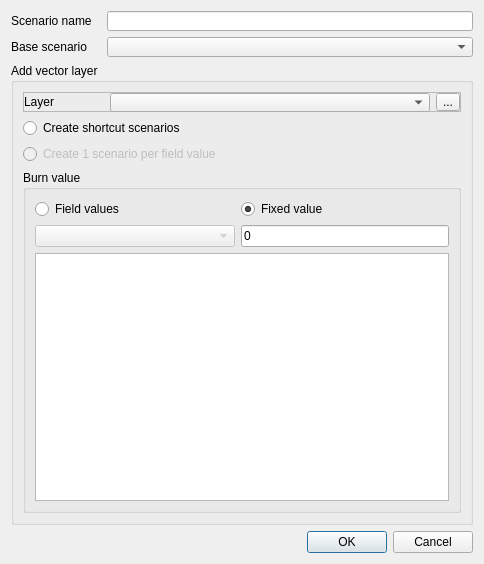
<?xml version="1.0" encoding="UTF-8"?>
<ui version="4.0">
 <class>scenarioDialog</class>
 <widget class="QDialog" name="scenarioDialog">
  <property name="geometry">
   <rect>
    <x>0</x>
    <y>0</y>
    <width>484</width>
    <height>564</height>
   </rect>
  </property>
  <property name="minimumSize">
   <size>
    <width>0</width>
    <height>564</height>
   </size>
  </property>
  <property name="windowTitle">
   <string>Create new scenario</string>
  </property>
  <layout class="QGridLayout" name="gridLayout_2">
   <item row="0" column="0">
    <widget class="QLabel" name="label_2">
     <property name="minimumSize">
      <size>
       <width>90</width>
       <height>0</height>
      </size>
     </property>
     <property name="text">
      <string>Scenario name</string>
     </property>
    </widget>
   </item>
   <item row="0" column="1">
    <widget class="QLineEdit" name="scName">
     <property name="minimumSize">
      <size>
       <width>0</width>
       <height>20</height>
      </size>
     </property>
     <property name="maximumSize">
      <size>
       <width>16777215</width>
       <height>20</height>
      </size>
     </property>
    </widget>
   </item>
   <item row="1" column="0">
    <widget class="QLabel" name="label_3">
     <property name="minimumSize">
      <size>
       <width>90</width>
       <height>0</height>
      </size>
     </property>
     <property name="text">
      <string>Base scenario</string>
     </property>
    </widget>
   </item>
   <item row="1" column="1">
    <widget class="QComboBox" name="scBase">
     <property name="minimumSize">
      <size>
       <width>0</width>
       <height>20</height>
      </size>
     </property>
     <property name="maximumSize">
      <size>
       <width>16777215</width>
       <height>20</height>
      </size>
     </property>
    </widget>
   </item>
   <item row="2" column="0" colspan="2">
    <widget class="QGroupBox" name="groupBox">
     <property name="title">
      <string>Add vector layer</string>
     </property>
     <layout class="QVBoxLayout" name="verticalLayout">
      <item>
       <widget class="QFrame" name="frame">
        <property name="minimumSize">
         <size>
          <width>0</width>
          <height>20</height>
         </size>
        </property>
        <property name="maximumSize">
         <size>
          <width>16777215</width>
          <height>20</height>
         </size>
        </property>
        <property name="frameShape">
         <enum>QFrame::StyledPanel</enum>
        </property>
        <property name="frameShadow">
         <enum>QFrame::Raised</enum>
        </property>
        <layout class="QHBoxLayout" name="horizontalLayout">
         <property name="leftMargin">
          <number>0</number>
         </property>
         <property name="topMargin">
          <number>0</number>
         </property>
         <property name="rightMargin">
          <number>0</number>
         </property>
         <property name="bottomMargin">
          <number>0</number>
         </property>
         <item>
          <widget class="QLabel" name="label_4">
           <property name="sizePolicy">
            <sizepolicy hsizetype="Fixed" vsizetype="Fixed">
             <horstretch>0</horstretch>
             <verstretch>0</verstretch>
            </sizepolicy>
           </property>
           <property name="minimumSize">
            <size>
             <width>29</width>
             <height>0</height>
            </size>
           </property>
           <property name="maximumSize">
            <size>
             <width>80</width>
             <height>16777215</height>
            </size>
           </property>
           <property name="text">
            <string>Layer</string>
           </property>
          </widget>
         </item>
         <item>
          <widget class="QgsMapLayerComboBox" name="scLayerCombo">
           <property name="minimumSize">
            <size>
             <width>0</width>
             <height>19</height>
            </size>
           </property>
           <property name="maximumSize">
            <size>
             <width>16777214</width>
             <height>20</height>
            </size>
           </property>
          </widget>
         </item>
         <item>
          <widget class="QToolButton" name="scLayerButton">
           <property name="text">
            <string>...</string>
           </property>
          </widget>
         </item>
        </layout>
       </widget>
      </item>
      <item>
       <widget class="QRadioButton" name="scShort">
        <property name="minimumSize">
         <size>
          <width>151</width>
          <height>20</height>
         </size>
        </property>
        <property name="maximumSize">
         <size>
          <width>1660000</width>
          <height>20</height>
         </size>
        </property>
        <property name="text">
         <string>Create shortcut scenarios</string>
        </property>
       </widget>
      </item>
      <item>
       <widget class="QRadioButton" name="scPerValue">
        <property name="enabled">
         <bool>false</bool>
        </property>
        <property name="minimumSize">
         <size>
          <width>151</width>
          <height>20</height>
         </size>
        </property>
        <property name="maximumSize">
         <size>
          <width>166000</width>
          <height>20</height>
         </size>
        </property>
        <property name="text">
         <string>Create 1 scenario per field value</string>
        </property>
       </widget>
      </item>
      <item>
       <widget class="QGroupBox" name="valueGroupBox_2">
        <property name="enabled">
         <bool>true</bool>
        </property>
        <property name="minimumSize">
         <size>
          <width>0</width>
          <height>91</height>
         </size>
        </property>
        <property name="maximumSize">
         <size>
          <width>16777215</width>
          <height>16777215</height>
         </size>
        </property>
        <property name="title">
         <string>Burn value</string>
        </property>
        <layout class="QGridLayout" name="gridLayout">
         <item row="0" column="0">
          <widget class="QRadioButton" name="scFieldMode">
           <property name="enabled">
            <bool>true</bool>
           </property>
           <property name="text">
            <string>Field values</string>
           </property>
           <property name="checked">
            <bool>false</bool>
           </property>
          </widget>
         </item>
         <item row="0" column="1">
          <widget class="QRadioButton" name="scFixedMode">
           <property name="enabled">
            <bool>true</bool>
           </property>
           <property name="text">
            <string>Fixed value</string>
           </property>
           <property name="checked">
            <bool>true</bool>
           </property>
          </widget>
         </item>
         <item row="1" column="0">
          <widget class="QgsFieldComboBox" name="scField">
           <property name="enabled">
            <bool>false</bool>
           </property>
           <property name="minimumSize">
            <size>
             <width>200</width>
             <height>0</height>
            </size>
           </property>
           <property name="maximumSize">
            <size>
             <width>16777215</width>
             <height>16777215</height>
            </size>
           </property>
           <property name="currentIndex">
            <number>-1</number>
           </property>
           <property name="maxVisibleItems">
            <number>10</number>
           </property>
          </widget>
         </item>
         <item row="1" column="1">
          <widget class="QLineEdit" name="scBurnVal">
           <property name="enabled">
            <bool>true</bool>
           </property>
           <property name="minimumSize">
            <size>
             <width>200</width>
             <height>0</height>
            </size>
           </property>
           <property name="text">
            <string>0</string>
           </property>
          </widget>
         </item>
         <item row="2" column="0" colspan="2">
          <widget class="QTableView" name="scDialogView"/>
         </item>
        </layout>
       </widget>
      </item>
     </layout>
    </widget>
   </item>
   <item row="3" column="0" colspan="2">
    <widget class="QDialogButtonBox" name="buttonBox">
     <property name="orientation">
      <enum>Qt::Horizontal</enum>
     </property>
     <property name="standardButtons">
      <set>QDialogButtonBox::Cancel|QDialogButtonBox::Ok</set>
     </property>
    </widget>
   </item>
  </layout>
 </widget>
 <customwidgets>
  <customwidget>
   <class>QgsFieldComboBox</class>
   <extends>QComboBox</extends>
   <header>qgsfieldcombobox.h</header>
  </customwidget>
  <customwidget>
   <class>QgsMapLayerComboBox</class>
   <extends>QComboBox</extends>
   <header>qgsmaplayercombobox.h</header>
  </customwidget>
 </customwidgets>
 <resources/>
 <connections>
  <connection>
   <sender>buttonBox</sender>
   <signal>accepted()</signal>
   <receiver>scenarioDialog</receiver>
   <slot>accept()</slot>
   <hints>
    <hint type="sourcelabel">
     <x>248</x>
     <y>254</y>
    </hint>
    <hint type="destinationlabel">
     <x>157</x>
     <y>274</y>
    </hint>
   </hints>
  </connection>
  <connection>
   <sender>buttonBox</sender>
   <signal>rejected()</signal>
   <receiver>scenarioDialog</receiver>
   <slot>reject()</slot>
   <hints>
    <hint type="sourcelabel">
     <x>316</x>
     <y>260</y>
    </hint>
    <hint type="destinationlabel">
     <x>286</x>
     <y>274</y>
    </hint>
   </hints>
  </connection>
 </connections>
</ui>
